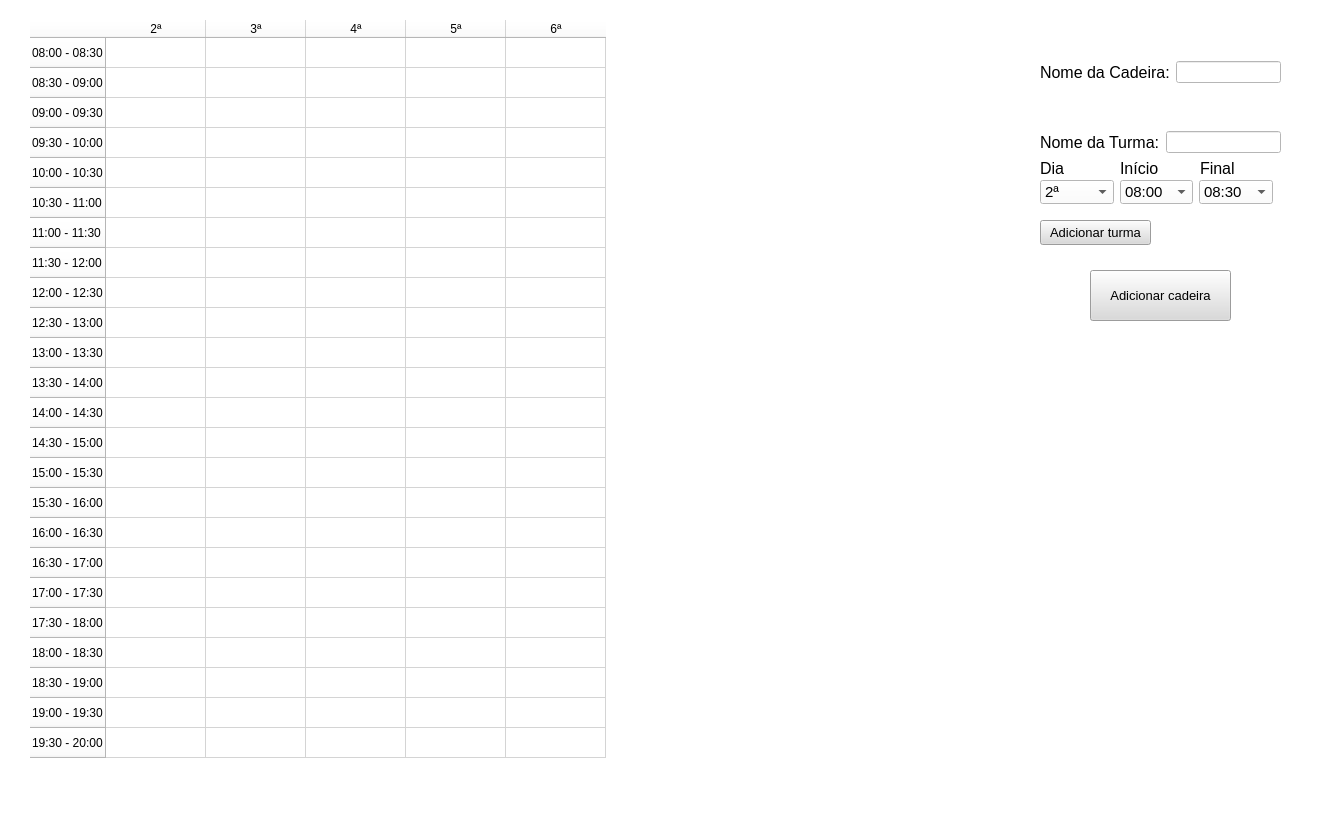
<?xml version="1.0" encoding="UTF-8"?>
<ui version="4.0">
 <class>MainWindow</class>
 <widget class="QMainWindow" name="MainWindow">
  <property name="geometry">
   <rect>
    <x>0</x>
    <y>0</y>
    <width>1325</width>
    <height>816</height>
   </rect>
  </property>
  <property name="minimumSize">
   <size>
    <width>875</width>
    <height>775</height>
   </size>
  </property>
  <property name="windowTitle">
   <string>Horário</string>
  </property>
  <property name="styleSheet">
   <string notr="true">background-color:rgb(255, 255, 255)</string>
  </property>
  <widget class="QWidget" name="centralwidget">
   <widget class="QTableWidget" name="schedule">
    <property name="enabled">
     <bool>false</bool>
    </property>
    <property name="geometry">
     <rect>
      <x>30</x>
      <y>20</y>
      <width>591</width>
      <height>751</height>
     </rect>
    </property>
    <property name="styleSheet">
     <string notr="true">border: none;
color: black</string>
    </property>
    <property name="rowCount">
     <number>24</number>
    </property>
    <attribute name="horizontalHeaderHighlightSections">
     <bool>true</bool>
    </attribute>
    <row>
     <property name="text">
      <string>08:00 - 08:30</string>
     </property>
    </row>
    <row>
     <property name="text">
      <string>08:30 - 09:00</string>
     </property>
    </row>
    <row>
     <property name="text">
      <string>09:00 - 09:30</string>
     </property>
    </row>
    <row>
     <property name="text">
      <string>09:30 - 10:00</string>
     </property>
    </row>
    <row>
     <property name="text">
      <string>10:00 - 10:30</string>
     </property>
    </row>
    <row>
     <property name="text">
      <string>10:30 - 11:00</string>
     </property>
    </row>
    <row>
     <property name="text">
      <string>11:00 - 11:30</string>
     </property>
    </row>
    <row>
     <property name="text">
      <string>11:30 - 12:00</string>
     </property>
    </row>
    <row>
     <property name="text">
      <string>12:00 - 12:30</string>
     </property>
    </row>
    <row>
     <property name="text">
      <string>12:30 - 13:00</string>
     </property>
    </row>
    <row>
     <property name="text">
      <string>13:00 - 13:30</string>
     </property>
    </row>
    <row>
     <property name="text">
      <string>13:30 - 14:00</string>
     </property>
    </row>
    <row>
     <property name="text">
      <string>14:00 - 14:30</string>
     </property>
    </row>
    <row>
     <property name="text">
      <string>14:30 - 15:00</string>
     </property>
    </row>
    <row>
     <property name="text">
      <string>15:00 - 15:30</string>
     </property>
    </row>
    <row>
     <property name="text">
      <string>15:30 - 16:00</string>
     </property>
    </row>
    <row>
     <property name="text">
      <string>16:00 - 16:30</string>
     </property>
    </row>
    <row>
     <property name="text">
      <string>16:30 - 17:00</string>
     </property>
    </row>
    <row>
     <property name="text">
      <string>17:00 - 17:30</string>
     </property>
    </row>
    <row>
     <property name="text">
      <string>17:30 - 18:00</string>
     </property>
    </row>
    <row>
     <property name="text">
      <string>18:00 - 18:30</string>
     </property>
    </row>
    <row>
     <property name="text">
      <string>18:30 - 19:00</string>
     </property>
    </row>
    <row>
     <property name="text">
      <string>19:00 - 19:30</string>
     </property>
    </row>
    <row>
     <property name="text">
      <string>19:30 - 20:00</string>
     </property>
    </row>
    <column>
     <property name="text">
      <string>2ª</string>
     </property>
    </column>
    <column>
     <property name="text">
      <string>3ª</string>
     </property>
    </column>
    <column>
     <property name="text">
      <string>4ª</string>
     </property>
    </column>
    <column>
     <property name="text">
      <string>5ª</string>
     </property>
    </column>
    <column>
     <property name="text">
      <string>6ª</string>
     </property>
    </column>
   </widget>
   <widget class="QWidget" name="layoutWidget">
    <property name="geometry">
     <rect>
      <x>640</x>
      <y>60</y>
      <width>361</width>
      <height>671</height>
     </rect>
    </property>
    <layout class="QVBoxLayout" name="subjectsLayout" stretch="1,1,1,1,1,1,1,1,1,1,1,1,1,1,1,1,1">
     <property name="spacing">
      <number>1</number>
     </property>
     <item>
      <layout class="QHBoxLayout" name="Slot0"/>
     </item>
     <item>
      <layout class="QHBoxLayout" name="Slot1"/>
     </item>
     <item>
      <layout class="QHBoxLayout" name="Slot2"/>
     </item>
     <item>
      <layout class="QHBoxLayout" name="Slot3"/>
     </item>
     <item>
      <layout class="QHBoxLayout" name="Slot4"/>
     </item>
     <item>
      <layout class="QHBoxLayout" name="Slot5"/>
     </item>
     <item>
      <layout class="QHBoxLayout" name="Slot6"/>
     </item>
     <item>
      <layout class="QHBoxLayout" name="Slot7"/>
     </item>
     <item>
      <layout class="QHBoxLayout" name="Slot8"/>
     </item>
     <item>
      <layout class="QHBoxLayout" name="Slot9"/>
     </item>
     <item>
      <layout class="QHBoxLayout" name="Slot10"/>
     </item>
     <item>
      <layout class="QHBoxLayout" name="Slot11"/>
     </item>
     <item>
      <layout class="QHBoxLayout" name="Slot12"/>
     </item>
     <item>
      <layout class="QHBoxLayout" name="Slot13"/>
     </item>
     <item>
      <layout class="QHBoxLayout" name="Slot14"/>
     </item>
     <item>
      <layout class="QHBoxLayout" name="Slot15"/>
     </item>
     <item>
      <layout class="QHBoxLayout" name="Slot16"/>
     </item>
    </layout>
   </widget>
   <widget class="QWidget" name="layoutWidget_2">
    <property name="geometry">
     <rect>
      <x>1040</x>
      <y>60</y>
      <width>241</width>
      <height>24</height>
     </rect>
    </property>
    <layout class="QHBoxLayout" name="subjectNameLayout">
     <item>
      <widget class="QLabel" name="label">
       <property name="maximumSize">
        <size>
         <width>11111</width>
         <height>16777215</height>
        </size>
       </property>
       <property name="font">
        <font>
         <pointsize>12</pointsize>
        </font>
       </property>
       <property name="text">
        <string>Nome da Cadeira:</string>
       </property>
      </widget>
     </item>
     <item>
      <widget class="QLineEdit" name="subjectLineEdit"/>
     </item>
    </layout>
   </widget>
   <widget class="QLabel" name="label_2">
    <property name="geometry">
     <rect>
      <x>1040</x>
      <y>160</y>
      <width>31</width>
      <height>16</height>
     </rect>
    </property>
    <property name="font">
     <font>
      <pointsize>12</pointsize>
     </font>
    </property>
    <property name="text">
     <string>Dia</string>
    </property>
   </widget>
   <widget class="QLabel" name="label_3">
    <property name="geometry">
     <rect>
      <x>1120</x>
      <y>160</y>
      <width>41</width>
      <height>16</height>
     </rect>
    </property>
    <property name="font">
     <font>
      <pointsize>12</pointsize>
     </font>
    </property>
    <property name="text">
     <string>Início</string>
    </property>
   </widget>
   <widget class="QLabel" name="label_4">
    <property name="geometry">
     <rect>
      <x>1200</x>
      <y>160</y>
      <width>41</width>
      <height>16</height>
     </rect>
    </property>
    <property name="font">
     <font>
      <pointsize>12</pointsize>
     </font>
    </property>
    <property name="text">
     <string>Final</string>
    </property>
   </widget>
   <widget class="QListWidget" name="scheduleList">
    <property name="geometry">
     <rect>
      <x>1050</x>
      <y>340</y>
      <width>231</width>
      <height>391</height>
     </rect>
    </property>
    <property name="sizePolicy">
     <sizepolicy hsizetype="Expanding" vsizetype="Expanding">
      <horstretch>0</horstretch>
      <verstretch>0</verstretch>
     </sizepolicy>
    </property>
    <property name="font">
     <font>
      <pointsize>10</pointsize>
     </font>
    </property>
    <property name="layoutDirection">
     <enum>Qt::LeftToRight</enum>
    </property>
    <property name="styleSheet">
     <string notr="true">border:none
</string>
    </property>
    <property name="isWrapping" stdset="0">
     <bool>true</bool>
    </property>
    <property name="sortingEnabled">
     <bool>false</bool>
    </property>
   </widget>
   <widget class="QPushButton" name="addClassButton">
    <property name="geometry">
     <rect>
      <x>1040</x>
      <y>220</y>
      <width>111</width>
      <height>25</height>
     </rect>
    </property>
    <property name="font">
     <font>
      <pointsize>10</pointsize>
     </font>
    </property>
    <property name="styleSheet">
     <string notr="true">background-color: rgb(218, 218, 218)
</string>
    </property>
    <property name="text">
     <string>Adicionar turma</string>
    </property>
   </widget>
   <widget class="QWidget" name="layoutWidget_3">
    <property name="geometry">
     <rect>
      <x>1040</x>
      <y>130</y>
      <width>241</width>
      <height>24</height>
     </rect>
    </property>
    <layout class="QHBoxLayout" name="classLayout">
     <item>
      <widget class="QLabel" name="label_5">
       <property name="maximumSize">
        <size>
         <width>11111</width>
         <height>16777215</height>
        </size>
       </property>
       <property name="font">
        <font>
         <pointsize>12</pointsize>
        </font>
       </property>
       <property name="text">
        <string>Nome da Turma:</string>
       </property>
      </widget>
     </item>
     <item>
      <widget class="QLineEdit" name="classLineEdit"/>
     </item>
    </layout>
   </widget>
   <widget class="QPushButton" name="addSubjectButton">
    <property name="geometry">
     <rect>
      <x>1090</x>
      <y>270</y>
      <width>141</width>
      <height>51</height>
     </rect>
    </property>
    <property name="font">
     <font>
      <pointsize>10</pointsize>
     </font>
    </property>
    <property name="styleSheet">
     <string notr="true">background-color: rgb(218, 218, 218)
</string>
    </property>
    <property name="text">
     <string>Adicionar cadeira</string>
    </property>
   </widget>
   <widget class="QWidget" name="layoutWidget">
    <property name="geometry">
     <rect>
      <x>1040</x>
      <y>180</y>
      <width>233</width>
      <height>24</height>
     </rect>
    </property>
    <layout class="QHBoxLayout" name="scheduleLayout">
     <item>
      <widget class="QComboBox" name="day">
       <property name="font">
        <font>
         <pointsize>11</pointsize>
        </font>
       </property>
       <item>
        <property name="text">
         <string>2ª</string>
        </property>
       </item>
       <item>
        <property name="text">
         <string>3ª</string>
        </property>
       </item>
       <item>
        <property name="text">
         <string>4ª</string>
        </property>
       </item>
       <item>
        <property name="text">
         <string>5ª</string>
        </property>
       </item>
       <item>
        <property name="text">
         <string>6ª</string>
        </property>
       </item>
      </widget>
     </item>
     <item>
      <widget class="QComboBox" name="start">
       <property name="font">
        <font>
         <pointsize>11</pointsize>
        </font>
       </property>
       <item>
        <property name="text">
         <string>08:00</string>
        </property>
       </item>
       <item>
        <property name="text">
         <string>08:30</string>
        </property>
       </item>
       <item>
        <property name="text">
         <string>09:00</string>
        </property>
       </item>
       <item>
        <property name="text">
         <string>09:30</string>
        </property>
       </item>
       <item>
        <property name="text">
         <string>10:00</string>
        </property>
       </item>
       <item>
        <property name="text">
         <string>10:30</string>
        </property>
       </item>
       <item>
        <property name="text">
         <string>11:00</string>
        </property>
       </item>
       <item>
        <property name="text">
         <string>11:30</string>
        </property>
       </item>
       <item>
        <property name="text">
         <string>12:00</string>
        </property>
       </item>
       <item>
        <property name="text">
         <string>12:30</string>
        </property>
       </item>
       <item>
        <property name="text">
         <string>13:00</string>
        </property>
       </item>
       <item>
        <property name="text">
         <string>13:30</string>
        </property>
       </item>
       <item>
        <property name="text">
         <string>14:00</string>
        </property>
       </item>
       <item>
        <property name="text">
         <string>14:30</string>
        </property>
       </item>
       <item>
        <property name="text">
         <string>15:00</string>
        </property>
       </item>
       <item>
        <property name="text">
         <string>15:30</string>
        </property>
       </item>
       <item>
        <property name="text">
         <string>16:00</string>
        </property>
       </item>
       <item>
        <property name="text">
         <string>16:30</string>
        </property>
       </item>
       <item>
        <property name="text">
         <string>17:00</string>
        </property>
       </item>
       <item>
        <property name="text">
         <string>17:30</string>
        </property>
       </item>
       <item>
        <property name="text">
         <string>18:00</string>
        </property>
       </item>
       <item>
        <property name="text">
         <string>18:30</string>
        </property>
       </item>
       <item>
        <property name="text">
         <string>19:00</string>
        </property>
       </item>
       <item>
        <property name="text">
         <string>19:30</string>
        </property>
       </item>
      </widget>
     </item>
     <item>
      <widget class="QComboBox" name="end">
       <property name="font">
        <font>
         <pointsize>11</pointsize>
        </font>
       </property>
       <item>
        <property name="text">
         <string>08:30</string>
        </property>
       </item>
       <item>
        <property name="text">
         <string>09:00</string>
        </property>
       </item>
       <item>
        <property name="text">
         <string>09:30</string>
        </property>
       </item>
       <item>
        <property name="text">
         <string>10:00</string>
        </property>
       </item>
       <item>
        <property name="text">
         <string>10:30</string>
        </property>
       </item>
       <item>
        <property name="text">
         <string>11:00</string>
        </property>
       </item>
       <item>
        <property name="text">
         <string>11:30</string>
        </property>
       </item>
       <item>
        <property name="text">
         <string>12:00</string>
        </property>
       </item>
       <item>
        <property name="text">
         <string>12:30</string>
        </property>
       </item>
       <item>
        <property name="text">
         <string>13:00</string>
        </property>
       </item>
       <item>
        <property name="text">
         <string>13:30</string>
        </property>
       </item>
       <item>
        <property name="text">
         <string>14:00</string>
        </property>
       </item>
       <item>
        <property name="text">
         <string>14:30</string>
        </property>
       </item>
       <item>
        <property name="text">
         <string>15:00</string>
        </property>
       </item>
       <item>
        <property name="text">
         <string>15:30</string>
        </property>
       </item>
       <item>
        <property name="text">
         <string>16:00</string>
        </property>
       </item>
       <item>
        <property name="text">
         <string>16:30</string>
        </property>
       </item>
       <item>
        <property name="text">
         <string>17:00</string>
        </property>
       </item>
       <item>
        <property name="text">
         <string>17:30</string>
        </property>
       </item>
       <item>
        <property name="text">
         <string>18:00</string>
        </property>
       </item>
       <item>
        <property name="text">
         <string>18:30</string>
        </property>
       </item>
       <item>
        <property name="text">
         <string>19:00</string>
        </property>
       </item>
       <item>
        <property name="text">
         <string>19:30</string>
        </property>
       </item>
       <item>
        <property name="text">
         <string>20:00</string>
        </property>
       </item>
      </widget>
     </item>
    </layout>
   </widget>
  </widget>
  <widget class="QMenuBar" name="menubar">
   <property name="geometry">
    <rect>
     <x>0</x>
     <y>0</y>
     <width>1325</width>
     <height>21</height>
    </rect>
   </property>
  </widget>
  <widget class="QStatusBar" name="statusbar"/>
 </widget>
 <resources/>
 <connections/>
</ui>
